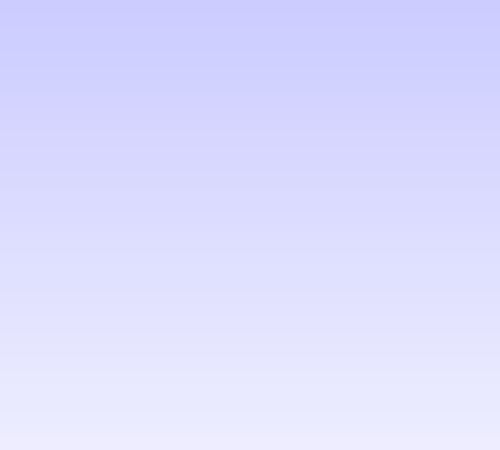
Frame 1 (no input)
Frame 60 (the mouse pressed at the canvas centre just before this capture): identical to frame 1, image omitted
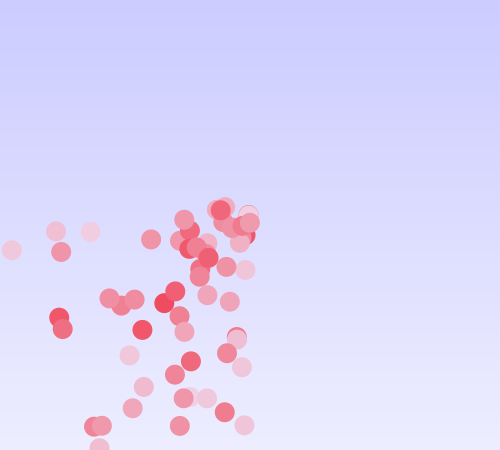
Frame 120 (the mouse held since frame 60 and released just before this capture)

The Processing sketch that drew these frames (run headless with seeded random() and noise(); from frame 60 on, the mouse is pressed at the canvas centre):

// Processing sketch: processing_42922
// ── processing_42922.pde

class Thing
{
  float x;
  float y;
  float xv = -random(5);
  float yv = -random(5);
  float maxYV = 20;
  float gravity = 0.5;
  float radius = 10;
  color c;
   
  Thing(){  }
 
  Thing(float xp,float yp)
  {
    x = xp;
    y = yp;
  }
 
  void run()
  {
    update();
    drawThing();
  }
 
  public void update()
  {
    if(x <= radius)
    {
      xv = -xv;
    }
    else if(x >= width - radius)
    {
      xv = -xv;
    }
 
    if(y >= height - radius)
    {
      yv = -yv;
      if(y + radius - height >= 0.15)
      {
        y = height - radius;
        if(yv > -0.1)
        {
          xv *= 0.96;
        }
      }
    }
 
    if((yv < maxYV))
    {
      yv += gravity;
    }
    //println(yv);
    y += yv;
 
    x += xv;
  }
 
  void drawThing()
  {
    int g = int(random(75, 215));
    fill(color(240, g, g+20));
    ellipse(x,y,radius,radius);
  }
}

class System
{
  ArrayList particles = new ArrayList();
   
  System(){}
   
  void add(Thing p)
  {
    particles.add(p);
  }
   
   
  void run()
  {
    for(int i = 0; i < particles.size(); i++)
    {
      Thing p = (Thing)particles.get(i);
      p.run();
    }
  }
}

System ps = new System();
boolean mouseDown = false;
 
void setup()
{
  size(500,450);
  smooth();
  noStroke();
  ellipseMode(RADIUS);
}
 
void draw()
{
  color c1 = color(#CCCCFF);
  color c2 = color(#EEEEFF);
  gradientBackground(c1, c2);
  if(mousePressed)
  {
    ps.add(new Thing(mouseX, mouseY));
  }
  ps.run();
}


void gradientBackground(color c1, color c2) {
  for (int i=0; i<=width; i++){
    for (int j = 0; j<=height; j++){
      color c = color(
      (red(c1)+(j)*((red(c2)-red(c1))/height)),
      (green(c1)+(j)*((green(c2)-green(c1))/height)),
      (blue(c1)+(j)*((blue(c2)-blue(c1))/height))
        );
      set(i, j, c);
    }  
  }
}               
